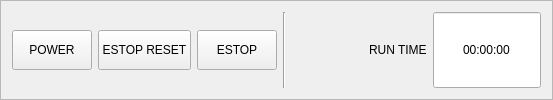
        <widget class="QFrame" name="frame_estop">
         <property name="sizePolicy">
          <sizepolicy hsizetype="MinimumExpanding" vsizetype="Fixed">
           <horstretch>0</horstretch>
           <verstretch>0</verstretch>
          </sizepolicy>
         </property>
         <property name="minimumSize">
          <size>
           <width>100</width>
           <height>0</height>
          </size>
         </property>
         <property name="frameShape">
          <enum>QFrame::StyledPanel</enum>
         </property>
         <property name="frameShadow">
          <enum>QFrame::Raised</enum>
         </property>
         <property name="lineWidth">
          <number>5</number>
         </property>
         <layout class="QHBoxLayout" name="horizontalLayout_4">
          <item>
           <widget class="ActionButton" name="btn_power">
            <property name="minimumSize">
             <size>
              <width>0</width>
              <height>40</height>
             </size>
            </property>
            <property name="text">
             <string>POWER</string>
            </property>
            <property name="checkable">
             <bool>true</bool>
            </property>
            <property name="indicator_option" stdset="0">
             <bool>true</bool>
            </property>
            <property name="on_color" stdset="0">
             <color>
              <red>50</red>
              <green>205</green>
              <blue>50</blue>
             </color>
            </property>
            <property name="shape_option" stdset="0">
             <number>1</number>
            </property>
            <property name="circle_diameter" stdset="0">
             <double>15.000000000000000</double>
            </property>
            <property name="right_edge_offset" stdset="0">
             <double>5.000000000000000</double>
            </property>
            <property name="top_edge_offset" stdset="0">
             <double>5.000000000000000</double>
            </property>
            <property name="machine_on_action" stdset="0">
             <bool>true</bool>
            </property>
           </widget>
          </item>
          <item>
           <widget class="ActionButton" name="btn_estop_reset">
            <property name="enabled">
             <bool>true</bool>
            </property>
            <property name="minimumSize">
             <size>
              <width>0</width>
              <height>40</height>
             </size>
            </property>
            <property name="text">
             <string>ESTOP RESET</string>
            </property>
            <property name="checkable">
             <bool>true</bool>
            </property>
            <property name="indicator_option" stdset="0">
             <bool>true</bool>
            </property>
            <property name="indicator_status_option" stdset="0">
             <bool>true</bool>
            </property>
            <property name="checked_state_text_option" stdset="0">
             <bool>true</bool>
            </property>
            <property name="shape_option" stdset="0">
             <number>1</number>
            </property>
            <property name="off_color" stdset="0">
             <color>
              <red>50</red>
              <green>205</green>
              <blue>50</blue>
             </color>
            </property>
            <property name="circle_diameter" stdset="0">
             <double>15.000000000000000</double>
            </property>
            <property name="right_edge_offset" stdset="0">
             <double>5.000000000000000</double>
            </property>
            <property name="top_edge_offset" stdset="0">
             <double>5.000000000000000</double>
            </property>
            <property name="true_state_string" stdset="0">
             <string>ESTOP SET</string>
            </property>
            <property name="false_state_string" stdset="0">
             <string>ESTOP RESET</string>
            </property>
            <property name="invert_the_status" stdset="0">
             <bool>false</bool>
            </property>
            <property name="is_estopped_status" stdset="0">
             <bool>true</bool>
            </property>
            <property name="estop_action" stdset="0">
             <bool>true</bool>
            </property>
           </widget>
          </item>
          <item>
           <widget class="ActionButton" name="btn_estop">
            <property name="minimumSize">
             <size>
              <width>0</width>
              <height>40</height>
             </size>
            </property>
            <property name="text">
             <string>ESTOP</string>
            </property>
            <property name="checkable">
             <bool>true</bool>
            </property>
            <property name="estop_action" stdset="0">
             <bool>true</bool>
            </property>
           </widget>
          </item>
          <item>
           <widget class="Line" name="line_3">
            <property name="orientation">
             <enum>Qt::Vertical</enum>
            </property>
           </widget>
          </item>
          <item>
           <spacer name="horizontalSpacer_2">
            <property name="orientation">
             <enum>Qt::Horizontal</enum>
            </property>
            <property name="sizeType">
             <enum>QSizePolicy::Minimum</enum>
            </property>
            <property name="sizeHint" stdset="0">
             <size>
              <width>77</width>
              <height>20</height>
             </size>
            </property>
           </spacer>
          </item>
          <item>
           <widget class="QLabel" name="label_58">
            <property name="sizePolicy">
             <sizepolicy hsizetype="Fixed" vsizetype="Preferred">
              <horstretch>0</horstretch>
              <verstretch>0</verstretch>
             </sizepolicy>
            </property>
            <property name="minimumSize">
             <size>
              <width>25</width>
              <height>0</height>
             </size>
            </property>
            <property name="text">
             <string>RUN TIME</string>
            </property>
           </widget>
          </item>
          <item>
           <widget class="QLineEdit" name="lineEdit_2">
            <property name="sizePolicy">
             <sizepolicy hsizetype="Fixed" vsizetype="Preferred">
              <horstretch>0</horstretch>
              <verstretch>0</verstretch>
             </sizepolicy>
            </property>
            <property name="minimumSize">
             <size>
              <width>25</width>
              <height>0</height>
             </size>
            </property>
            <property name="text">
             <string>00:00:00</string>
            </property>
            <property name="alignment">
             <set>Qt::AlignCenter</set>
            </property>
           </widget>
          </item>
         </layout>
        </widget>
